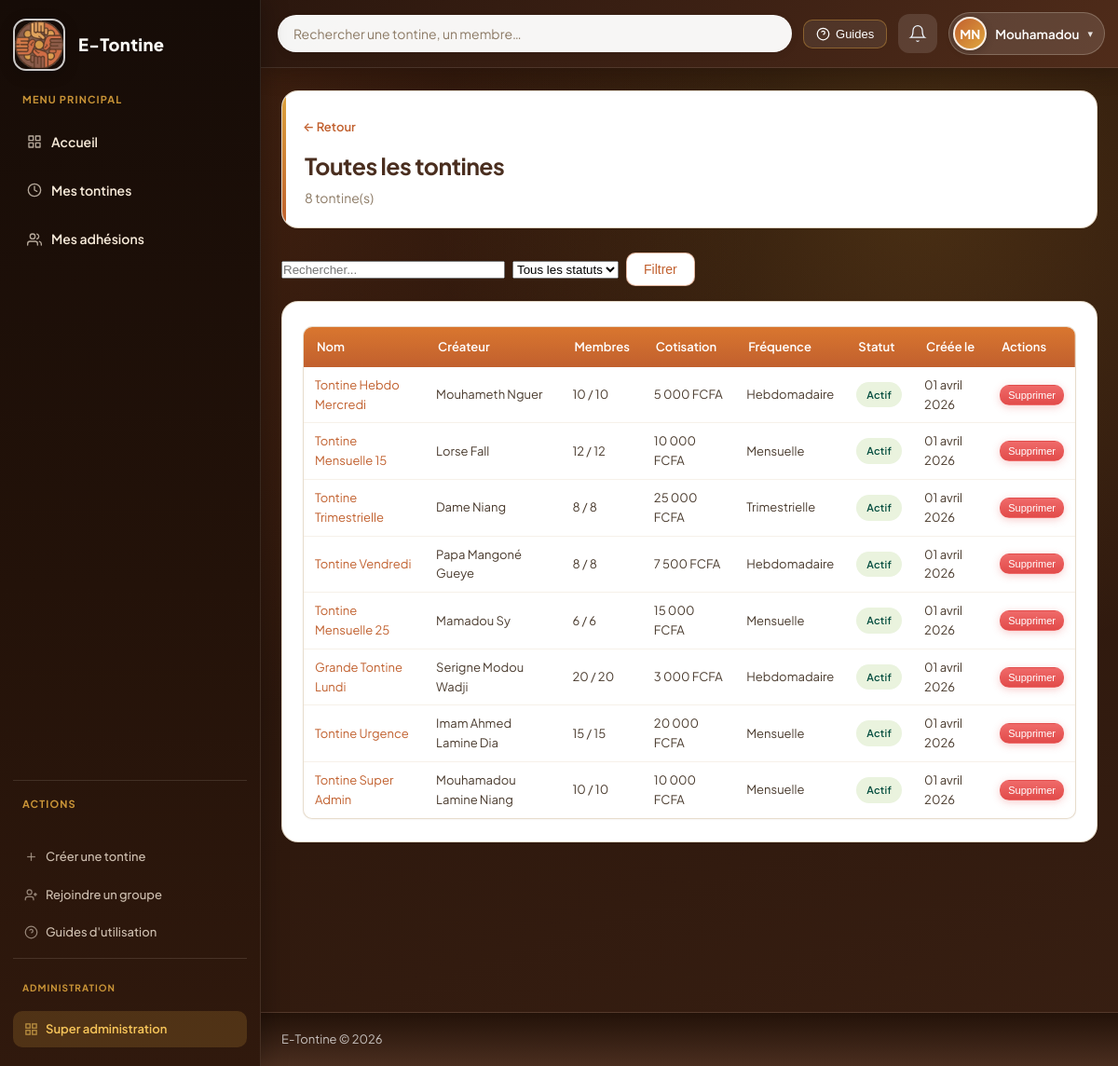
Screenshot of /pages/super_admin/toutes_tontines.php (signed in) with the database file from the repository.
### tables this page shows
CREATE TABLE tontines (
    id              INT UNSIGNED AUTO_INCREMENT PRIMARY KEY,
    nom             VARCHAR(150)        NOT NULL,
    description     TEXT                NULL,
    montant_cotisation DECIMAL(12,2)    NOT NULL,
    frequence       ENUM('hebdomadaire','mensuelle','trimestrielle') NOT NULL DEFAULT 'mensuelle',
    echeance_jour_semaine TINYINT UNSIGNED NULL DEFAULT NULL,
    echeance_jour_mois TINYINT UNSIGNED NULL DEFAULT NULL,
    nombre_max_membres SMALLINT UNSIGNED NOT NULL DEFAULT 10,
    statut          ENUM('active','fermee','suspendue','brouillon') NOT NULL DEFAULT 'active',
    cycles_completes_ce_tour INT UNSIGNED NOT NULL DEFAULT 0,
    numero_tour_actuel       INT UNSIGNED NOT NULL DEFAULT 1,
    tour_complet_en_attente  TINYINT(1)   NOT NULL DEFAULT 0,
    createur_id     INT UNSIGNED        NOT NULL,
    amende_par_jour DECIMAL(10,2)       DEFAULT 0,
    amende_delai_grace INT              DEFAULT 0,
    amendes_activees TINYINT            DEFAULT 0,
    date_creation   DATETIME            NOT NULL DEFAULT CURRENT_TIMESTAMP,
    date_fermeture  DATETIME            NULL,
    CONSTRAINT fk_tontine_createur FOREIGN KEY (createur_id) REFERENCES utilisateurs(id) ON DELETE RESTRICT
);

CREATE TABLE utilisateurs (
    id              INT UNSIGNED AUTO_INCREMENT PRIMARY KEY,
    nom_complet     VARCHAR(100)        NOT NULL,
    email           VARCHAR(150)        NOT NULL UNIQUE,
    mot_de_passe    VARCHAR(255)        NOT NULL,
    telephone       VARCHAR(20)         NOT NULL,
    role_global     ENUM('super_admin','utilisateur') NOT NULL DEFAULT 'utilisateur',
    est_bloque      TINYINT(1)          NOT NULL DEFAULT 0,
    jeton_invitation VARCHAR(64)        NULL,
    date_inscription DATETIME           NOT NULL DEFAULT CURRENT_TIMESTAMP,
    derniere_connexion DATETIME         NULL
);

### configuration/session.php (called while the page is built, shortened)
<?php
require_once __DIR__ . '/constantes.php';
function estConnecte(): bool {
    return isset($_SESSION['utilisateur_id']) && !empty($_SESSION['utilisateur_id']);
}
function nomUtilisateurConnecte(): string {
    return $_SESSION['nom_complet'] ?? '';
}
function estSuperAdmin(): bool {
    return isset($_SESSION['role_global']) && $_SESSION['role_global'] === ROLE_SUPER_ADMIN;
}

### fonctions/tontine.php (called while the page is built, shortened)
<?php
require_once __DIR__ . '/../configuration/constantes.php';
function listerToutesTontines(): array {
    $bd  = connexionBD();
    $req = $bd->query('SELECT t.*, u.nom_complet AS nom_createur, (SELECT COUNT(*) FROM membres_tontine WHERE tontine_id = t.id) AS nb_membres FROM tontines t JOIN utilisateurs u ON u.id = t.createur_id ORDER BY t.date_creation DESC');
    return $req->fetchAll();
}

### configuration/constantes.php (called while the page is built, shortened)
<?php
function libelleFrequence(string $frequence): string {
    return match($frequence) {
        FREQUENCE_HEBDO          => 'Hebdomadaire',
        FREQUENCE_MENSUELLE      => 'Mensuelle',
        FREQUENCE_TRIMESTRIELLE  => 'Trimestrielle',
        default                  => $frequence,
    };
}

### pages/super_admin/toutes_tontines.php (the view, shortened to what this page needs)
<?php
require_once __DIR__ . '/../../configuration/session.php';
require_once __DIR__ . '/../../configuration/constantes.php';
require_once __DIR__ . '/../../fonctions/tontine.php';
require_once __DIR__ . '/../../fonctions/aide.php';
$recherche = nettoyer($_GET['q'] ?? '');
$tontines  = listerToutesTontines();
require_once __DIR__ . '/../../gabarits/entete.php';
?>
<div class="page-entete">
    <div>
        <a href="<?= APP_URL ?>/pages/super_admin/tableau_de_bord.php" class="lien-retour">← Retour</a>
        <h1>Toutes les tontines</h1>
        <p class="texte-secondaire"><?= count($tontines) ?> tontine(s)</p>
    </div>
</div>
<div class="barre-recherche">
    <form method="GET" action="" style="display:flex;gap:8px;align-items:center;flex-wrap:wrap">
        <input type="search" name="q" value="<?= htmlspecialchars($recherche) ?>"
               placeholder="Rechercher..." style="width:240px">
        <select name="statut">
            <option value="">Tous les statuts</option>
        </select>
        <button type="submit" class="btn btn-secondaire">Filtrer</button>
    </form>
</div>
<section class="section-tableau">
    <div class="table-conteneur">
        <table class="tableau-donnees">
            <thead>
                <tr>
                    <th>Nom</th>
                    <th>Créateur</th>
                    <th>Membres</th>
                    <th>Cotisation</th>
                    <th>Fréquence</th>
                    <th>Statut</th>
                    <th>Créée le</th>
                    <th>Actions</th>
                </tr>
            </thead>
            <tbody>
                <?php foreach ($tontines as $t): ?>
                <tr>
                    <td>
                        <a href="<?= APP_URL ?>/pages/tontines/voir.php?id=<?= $t['id'] ?>">
                            <?= htmlspecialchars($t['nom']) ?>
                        </a>
                    </td>
                    <td><?= htmlspecialchars($t['nom_createur']) ?></td>
                    <td><?= $t['nb_membres'] ?> / <?= $t['nombre_max_membres'] ?></td>
                    <td><?= formaterMontant((float)$t['montant_cotisation']) ?></td>
                    <td><?= libelleFrequence($t['frequence']) ?></td>
                    <td><?= badgeStatut($t['statut'] === 'active' ? 'actif' : ($t['statut'] === 'fermee' ? 'exclu' : 'retard')) ?></td>
                    <td><?= formaterDate($t['date_creation']) ?></td>
                    <td>
                        <form method="POST" action="" style="display:inline">
                            <button type="submit" class="btn btn-danger btn-tres-petit"
                                    onclick="return confirm('Supprimer définitivement la tontine &quot;<?= addslashes($t['nom']) ?>&quot; ? Cette action est irréversible.')">
                                Supprimer
                            </button>
                        </form>
                    </td>
                </tr>
                <?php endforeach; ?>
            </tbody>
        </table>
    </div>
</section>
<?php require_once __DIR__ . '/../../gabarits/pied_de_page.php'; ?>

### gabarits/entete.php (shortened to what this page needs)
<?php
require_once __DIR__ . '/../configuration/session.php';
require_once __DIR__ . '/../configuration/constantes.php';
require_once __DIR__ . '/../fonctions/aide.php';
$aSousNavTontine = false;
$navSectionPrincipale = $navSectionPrincipale ?? null;
?>
<!DOCTYPE html>
<html lang="fr">
<head>
    <link rel="stylesheet" href="<?= APP_URL ?>/ressources/styles/principal.css">
    <link rel="stylesheet" href="<?= APP_URL ?>/ressources/styles/formulaires.css">
    <link rel="stylesheet" href="<?= APP_URL ?>/ressources/styles/tableau_de_bord.css">
</head>
<body>
<?php require_once __DIR__ . '/barre_navigation.php'; ?>
<main class="contenu-principal<?= !empty($aSousNavTontine) ? ' contenu-principal--avec-sousnav' : '' ?>">

### gabarits/barre_navigation.php (shortened to what this page needs)
<?php
$pageActuelle         = basename($_SERVER['PHP_SELF']);
$navSectionPrincipale = $navSectionPrincipale ?? null;
$actifAccueil         = $pageActuelle === 'accueil.php' && empty($navSectionPrincipale);
$actifMesTontines     = $pageActuelle === 'mes_tontines.php' || $navSectionPrincipale === 'mes_tontines';
$actifMesAdhesions    = $pageActuelle === 'mes_adhesions.php' || $navSectionPrincipale === 'mes_adhesions';
$initialesUtilisateur = '';
$prenomNav            = '';
if (estConnecte()) {
    $nomComplet = trim((string)nomUtilisateurConnecte());
    $partiesNom = preg_split('/\s+/', $nomComplet) ?: [];
    $premiereLettre = $partiesNom[0][0] ?? '';
    $deuxiemeLettre = $partiesNom[count($partiesNom) - 1][0] ?? '';
    $initialesUtilisateur = strtoupper($premiereLettre . $deuxiemeLettre);
    $prenomNav = $partiesNom[0] !== '' ? $partiesNom[0] : 'Membre';
}
?>
<?php if (estConnecte()): ?>
<div class="app-shell">
    <aside class="app-sidebar" id="appSidebar">
        <a href="<?= APP_URL ?>/pages/tableau_de_bord/accueil.php" class="nav-logo">
            <img src="<?= APP_EMBLEM_URL ?>" alt="<?= htmlspecialchars(APP_NOM) ?>" class="nav-logo-img" width="48" height="48" decoding="async">
            <span class="nav-logo-texte"><?= APP_NOM ?></span>
        </a>
        <div class="sidebar-section-title">Menu principal</div>
        <ul class="nav-liens-principaux">
            <li><a href="<?= APP_URL ?>/pages/tableau_de_bord/accueil.php" class="<?= $actifAccueil ? 'actif' : '' ?>">
                Accueil
            </a></li>
            <li><a href="<?= APP_URL ?>/pages/tontines/mes_tontines.php" class="<?= $actifMesTontines ? 'actif' : '' ?>">
                <svg width="16" height="16" viewBox="0 0 24 24" fill="none" stroke="currentColor" stroke-width="2" stroke-linecap="round" stroke-linejoin="round" aria-hidden="true"><circle cx="12" cy="12" r="10"/><path d="M12 6v6l4 2"/></svg>
                Mes tontines
            </a></li>
            <li><a href="<?= APP_URL ?>/pages/tontines/mes_adhesions.php" class="<?= $actifMesAdhesions ? 'actif' : '' ?>">
                Mes adhésions
            </a></li>
        </ul>
        <div class="sidebar-separateur"></div>
        <div class="sidebar-section-title">Actions</div>
        <div class="sidebar-bas">
            <a href="<?= APP_URL ?>/pages/tontines/creer.php" class="sidebar-lien-secondaire<?= $pageActuelle === 'creer.php' ? ' actif' : '' ?>">
                <svg width="15" height="15" viewBox="0 0 24 24" fill="none" stroke="currentColor" stroke-width="2" aria-hidden="true"><line x1="12" y1="5" x2="12" y2="19"/><line x1="5" y1="12" x2="19" y2="12"/></svg>
                Créer une tontine
            </a>
            <a href="<?= APP_URL ?>/pages/tontines/rejoindre.php" class="sidebar-lien-secondaire<?= $pageActuelle === 'rejoindre.php' ? ' actif' : '' ?>">
                <svg width="15" height="15" viewBox="0 0 24 24" fill="none" stroke="currentColor" stroke-width="2" aria-hidden="true"><path d="M16 21v-2a4 4 0 0 0-4-4H6a4 4 0 0 0-4 4v2"/><circle cx="9" cy="7" r="4"/><line x1="19" y1="8" x2="19" y2="14"/><line x1="22" y1="11" x2="16" y2="11"/></svg>
                Rejoindre un groupe
            </a>
            <button type="button" class="sidebar-lien-secondaire" onclick="ouvrirGuide('accueil')" style="text-align:left;border:none;background:none;width:100%;cursor:pointer;font-family:inherit;">
                <svg width="15" height="15" viewBox="0 0 24 24" fill="none" stroke="currentColor" stroke-width="2" aria-hidden="true"><circle cx="12" cy="12" r="10"/><path d="M9.09 9a3 3 0 0 1 5.83 1c0 2-3 3-3 3"/><line x1="12" y1="17" x2="12.01" y2="17"/></svg>
                Guides d'utilisation
            </button>
            <?php if (estSuperAdmin()): ?>
            <div class="sidebar-separateur"></div>
            <div class="sidebar-section-title" style="font-size:10px; margin-top:4px;">Administration</div>
            <a href="<?= APP_URL ?>/pages/super_admin/tableau_de_bord.php" class="sidebar-lien-secondaire sidebar-lien-admin<?= str_contains($_SERVER['REQUEST_URI'] ?? '', '/super_admin/') ? ' actif' : '' ?>">
                <svg width="15" height="15" viewBox="0 0 24 24" fill="none" stroke="currentColor" stroke-width="2" aria-hidden="true"><rect x="3" y="3" width="7" height="7"/><rect x="14" y="3" width="7" height="7"/><rect x="14" y="14" width="7" height="7"/><rect x="3" y="14" width="7" height="7"/></svg>
                Super administration
            </a>
            <?php endif; ?>
        </div>
    </aside>
    <div class="app-main-shell">
        <header class="barre-nav">
            <div class="nav-contenu">
                <div class="nav-contenu-centre">
                    <form class="topbar-recherche" onsubmit="return false;">
                        <input type="search" placeholder="Rechercher une tontine, un membre…" aria-label="Recherche">
                    </form>
                </div>
                <div class="nav-droite">
                    <button type="button" class="btn btn-secondaire btn-tres-petit nav-btn-guide" onclick="ouvrirGuide('accueil')">
                        <svg width="15" height="15" viewBox="0 0 24 24" fill="none" stroke="currentColor" stroke-width="2" aria-hidden="true"><circle cx="12" cy="12" r="10"/><path d="M9.09 9a3 3 0 0 1 5.83 1c0 2-3 3-3 3"/><line x1="12" y1="17" x2="12.01" y2="17"/></svg>
                        <span class="nav-btn-guide__texte">Guides</span>
                    </button>
                    <div class="nav-notif-wrap">
                        <button type="button" class="nav-notif-btn nav-notif" id="btnNotifPanel" aria-expanded="false" aria-haspopup="true" aria-controls="panneauNotifs" title="Notifications">
                            <svg width="20" height="20" viewBox="0 0 24 24" fill="none" stroke="currentColor" stroke-width="1.5" aria-hidden="true">
                                <path d="M18 8A6 6 0 0 0 6 8c0 7-3 9-3 9h18s-3-2-3-9"/>
                                <path d="M13.73 21a2 2 0 0 1-3.46 0"/>
                            </svg>
                        </button>
                    </div>
                    <div class="nav-utilisateur" id="navUtilisateur">
                        <button type="button" class="nav-avatar-btn" onclick="toggleMenuProfil()" aria-haspopup="true" aria-expanded="false" aria-controls="menuProfil" aria-label="Menu du compte">
                            <span class="nav-avatar"><?= htmlspecialchars($initialesUtilisateur !== '' ? $initialesUtilisateur : 'U') ?></span>
                            <span class="nav-avatar-nom"><?= htmlspecialchars($prenomNav) ?></span>
                            <span class="nav-avatar-fleche" aria-hidden="true">▾</span>
                        </button>
                    </div>
                </div>
            </div>
        </header>
<?php endif; ?>

### fonctions/aide.php (shortened to what this page needs)
<?php
require_once __DIR__ . '/../configuration/constantes.php';
function nettoyer(string $valeur): string {
    return htmlspecialchars(trim($valeur), ENT_QUOTES, 'UTF-8');
}
function formaterDate(string $dateString): string {
    $mois = ['', 'janvier', 'février', 'mars', 'avril', 'mai', 'juin',
             'juillet', 'août', 'septembre', 'octobre', 'novembre', 'décembre'];
    $ts = strtotime($dateString);
    return date('d', $ts) . ' ' . $mois[(int)date('m', $ts)] . ' ' . date('Y', $ts);
}
function badgeStatut(string $statut): string {
    return match($statut) {
        STATUT_ACTIF   => '<span class="badge badge-succes">Actif</span>',
        STATUT_RETARD  => '<span class="badge badge-alerte">En retard</span>',
        STATUT_EXCLU   => '<span class="badge badge-danger">Exclu</span>',
        PAIEMENT_PAYE  => '<span class="badge badge-succes">Payé</span>',
        'en_attente'   => '<span class="badge badge-info">En attente</span>',
        'validee'      => '<span class="badge badge-succes">Validée</span>',
        'refusee'      => '<span class="badge badge-danger">Refusée</span>',
        default        => '<span class="badge">' . nettoyer($statut) . '</span>',
    };
}
function formaterMontant(float $montant): string {
    return number_format($montant, 0, ',', ' ') . ' ' . DEVISE;
}

### gabarits/pied_de_page.php (shortened to what this page needs)
</main>
<footer class="pied-de-page">
    <div class="pied-contenu">
        <span><?= APP_NOM ?> &copy; <?= date('Y') ?></span>
    </div>
</footer>
<?php if (estConnecte()): ?>
    </div>
</div>
<?php endif; ?>
</body>
</html>

### rows the page displays
tontines: nom "Tontine Hebdo Mercredi", createur.nom_complet "Mouhameth Nguer", nb_membres "10", nombre_max_membres "10", montant_cotisation "5 000 FCFA", frequence "Hebdomadaire", date_creation "01 avril 2026"
tontines: nom "Tontine Mensuelle 15", createur.nom_complet "Lorse Fall", nb_membres "12", nombre_max_membres "12", montant_cotisation "10 000 FCFA", frequence "Mensuelle", date_creation "01 avril 2026"
tontines: nom "Tontine Trimestrielle", createur.nom_complet "Dame Niang", nb_membres "8", nombre_max_membres "8", montant_cotisation "25 000 FCFA", frequence "Trimestrielle", date_creation "01 avril 2026"
tontines: nom "Tontine Vendredi", createur.nom_complet "Papa Mangoné Gueye", nb_membres "8", nombre_max_membres "8", montant_cotisation "7 500 FCFA", frequence "Hebdomadaire", date_creation "01 avril 2026"
tontines: nom "Tontine Mensuelle 25", createur.nom_complet "Mamadou Sy", nb_membres "6", nombre_max_membres "6", montant_cotisation "15 000 FCFA", frequence "Mensuelle", date_creation "01 avril 2026"
tontines: nom "Grande Tontine Lundi", createur.nom_complet "Serigne Modou Wadji", nb_membres "20", nombre_max_membres "20", montant_cotisation "3 000 FCFA", frequence "Hebdomadaire", date_creation "01 avril 2026"
tontines: nom "Tontine Urgence", createur.nom_complet "Imam Ahmed Lamine Dia", nb_membres "15", nombre_max_membres "15", montant_cotisation "20 000 FCFA", frequence "Mensuelle", date_creation "01 avril 2026"
tontines: nom "Tontine Super Admin", createur.nom_complet "Mouhamadou Lamine Niang", nb_membres "10", nombre_max_membres "10", montant_cotisation "10 000 FCFA", frequence "Mensuelle", date_creation "01 avril 2026"

### other values shown
APP_NOM "E-Tontine"
$initialesUtilisateur !== '' ? $initialesUtilisateur : 'U' "MN"
$prenomNav "Mouhamadou"
count($tontines) "8"
